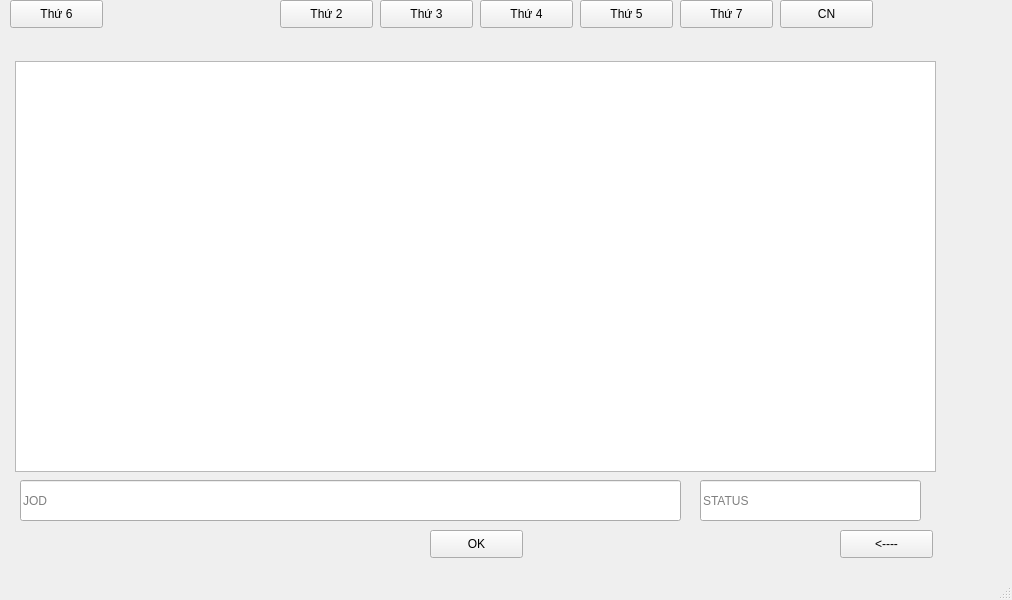
<?xml version="1.0" encoding="UTF-8"?>
<ui version="4.0">
 <class>MainWindow</class>
 <widget class="QMainWindow" name="MainWindow">
  <property name="geometry">
   <rect>
    <x>0</x>
    <y>0</y>
    <width>1012</width>
    <height>600</height>
   </rect>
  </property>
  <property name="windowTitle">
   <string>MainWindow</string>
  </property>
  <widget class="QWidget" name="centralwidget">
   <widget class="QPushButton" name="t4">
    <property name="geometry">
     <rect>
      <x>480</x>
      <y>0</y>
      <width>93</width>
      <height>28</height>
     </rect>
    </property>
    <property name="text">
     <string>Thứ 4</string>
    </property>
   </widget>
   <widget class="QPushButton" name="t7">
    <property name="geometry">
     <rect>
      <x>680</x>
      <y>0</y>
      <width>93</width>
      <height>28</height>
     </rect>
    </property>
    <property name="text">
     <string>Thứ 7</string>
    </property>
   </widget>
   <widget class="QListWidget" name="listWidget">
    <property name="geometry">
     <rect>
      <x>15</x>
      <y>61</y>
      <width>921</width>
      <height>411</height>
     </rect>
    </property>
   </widget>
   <widget class="QPushButton" name="cn">
    <property name="geometry">
     <rect>
      <x>780</x>
      <y>0</y>
      <width>93</width>
      <height>28</height>
     </rect>
    </property>
    <property name="text">
     <string>CN</string>
    </property>
   </widget>
   <widget class="QPushButton" name="ql">
    <property name="geometry">
     <rect>
      <x>840</x>
      <y>530</y>
      <width>93</width>
      <height>28</height>
     </rect>
    </property>
    <property name="text">
     <string>&lt;----</string>
    </property>
   </widget>
   <widget class="QPushButton" name="pushButton">
    <property name="geometry">
     <rect>
      <x>10</x>
      <y>0</y>
      <width>93</width>
      <height>28</height>
     </rect>
    </property>
    <property name="text">
     <string>Thứ 6</string>
    </property>
   </widget>
   <widget class="QPushButton" name="t3">
    <property name="geometry">
     <rect>
      <x>380</x>
      <y>0</y>
      <width>93</width>
      <height>28</height>
     </rect>
    </property>
    <property name="text">
     <string>Thứ 3</string>
    </property>
   </widget>
   <widget class="QPushButton" name="ok">
    <property name="geometry">
     <rect>
      <x>430</x>
      <y>530</y>
      <width>93</width>
      <height>28</height>
     </rect>
    </property>
    <property name="text">
     <string>OK</string>
    </property>
   </widget>
   <widget class="QPushButton" name="t2">
    <property name="geometry">
     <rect>
      <x>280</x>
      <y>0</y>
      <width>93</width>
      <height>28</height>
     </rect>
    </property>
    <property name="text">
     <string>Thứ 2</string>
    </property>
   </widget>
   <widget class="QPushButton" name="t5">
    <property name="geometry">
     <rect>
      <x>580</x>
      <y>0</y>
      <width>93</width>
      <height>28</height>
     </rect>
    </property>
    <property name="text">
     <string>Thứ 5</string>
    </property>
   </widget>
   <widget class="QLineEdit" name="jod">
    <property name="geometry">
     <rect>
      <x>20</x>
      <y>480</y>
      <width>661</width>
      <height>41</height>
     </rect>
    </property>
    <property name="echoMode">
     <enum>QLineEdit::Normal</enum>
    </property>
    <property name="placeholderText">
     <string>JOD</string>
    </property>
   </widget>
   <widget class="QLineEdit" name="do_2">
    <property name="geometry">
     <rect>
      <x>700</x>
      <y>480</y>
      <width>221</width>
      <height>41</height>
     </rect>
    </property>
    <property name="placeholderText">
     <string>STATUS</string>
    </property>
   </widget>
  </widget>
  <widget class="QMenuBar" name="menubar">
   <property name="geometry">
    <rect>
     <x>0</x>
     <y>0</y>
     <width>1012</width>
     <height>26</height>
    </rect>
   </property>
  </widget>
  <widget class="QStatusBar" name="statusbar"/>
 </widget>
 <resources/>
 <connections/>
</ui>
